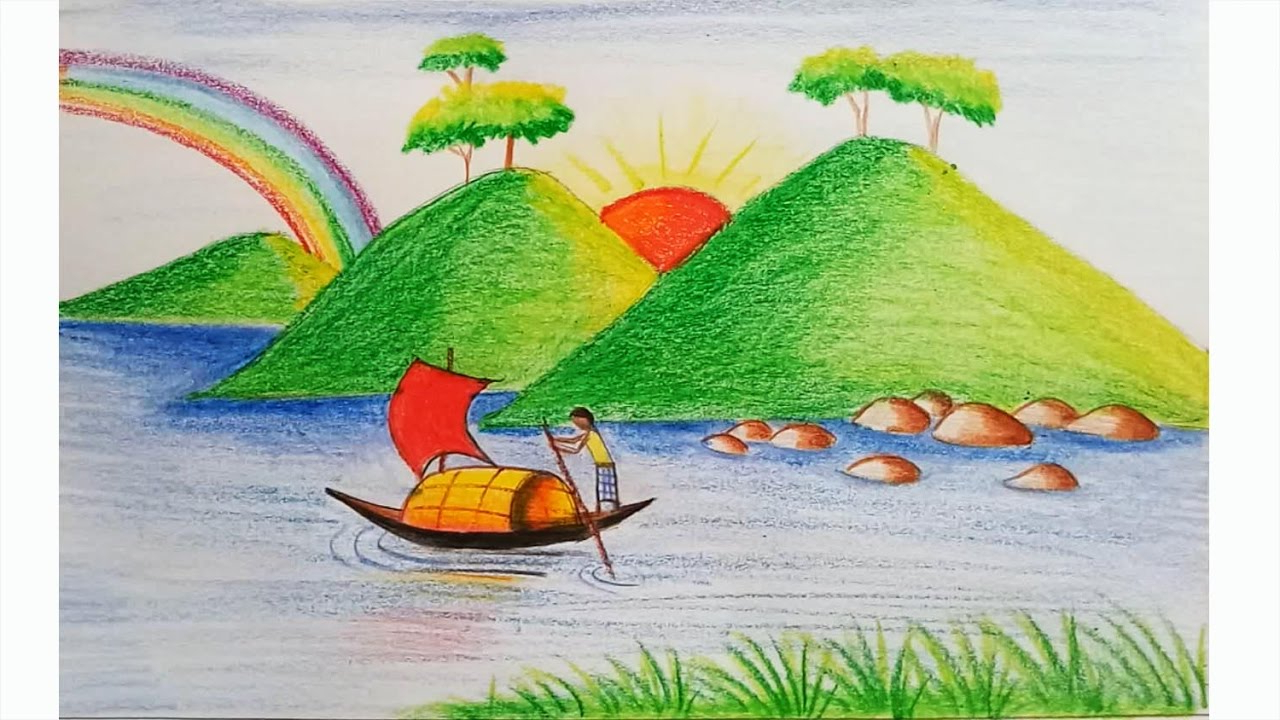
#> input picture colour-drawing-58.jpg, 1280 x 720 px
$ jupyter execute 'Image segmentation.ipynb'
#> lines starting #> are read from the running program, lines starting #| are printed output that depends on the picture
[cell 1]
import numpy as np
import matplotlib.pyplot as plt
import cv2

[cell 2]
im = cv2.imread("colour-drawing-58.jpg")
#> im is the input picture: shape (720, 1280, 3); mean B, G, R 154, 187.8, 173.6
im=cv2.cvtColor(im,cv2.COLOR_BGR2RGB)
print(im.shape)
#| (720, 1280, 3)

[cell 3]
plt.imshow(im)
plt.show()

[cell 4]
all_pixel = im.reshape((-1,3))
print(all_pixel.shape)
#| (921600, 3)

[cell 5]
from sklearn.cluster import KMeans

[cell 6]
dominant_colors=5
km = KMeans(n_clusters=dominant_colors)

[cell 7]
km.fit(all_pixel)

[cell 8]
print(km.cluster_centers_)

[cell 9]
centers = km.cluster_centers_

[cell 10]
centers = np.array(centers,dtype="uint8")

[cell 11]
i=1
colors=[]
plt.figure(0,figsize=(10,20))
for col in centers:
    plt.subplot(1,20,i)
    i+=1
    colors.append(col)
    a=np.zeros((100,100,3),dtype="uint8")
    a[:,:,:]=col
    plt.imshow(a)
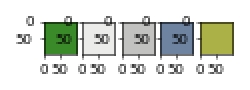
#> figure drawn by matplotlib, 5 panels

[cell 12]
new_image = np.zeros((720*1280,3),dtype="uint8")

[cell 13]
colors

[cell 14]
km.labels_

[cell 15]
for ix in range(new_image.shape[0]):
    new_image[ix]=colors[km.labels_[ix]]

[cell 16]
new_image= new_image.reshape((720,1280,3))
plt.imshow(new_image)
plt.show()
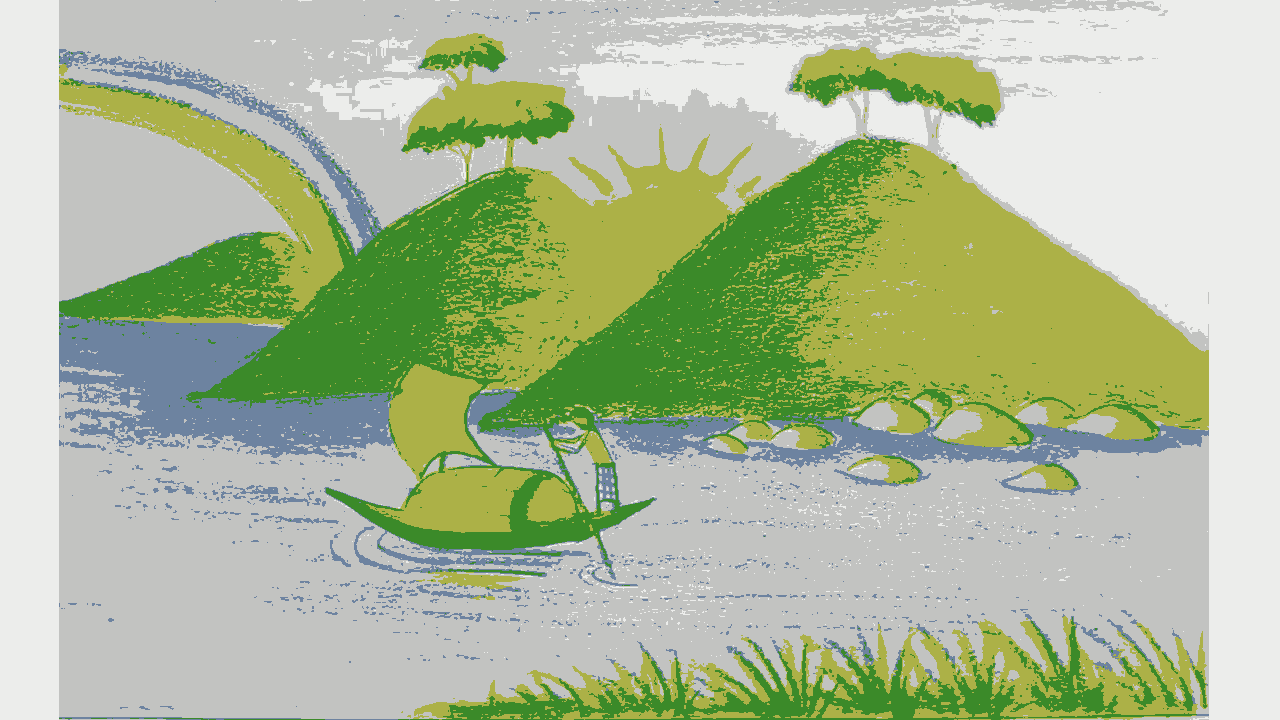
#> shown: shape (720, 1280, 3); mean R, G, B 173.2, 187.5, 153.3
